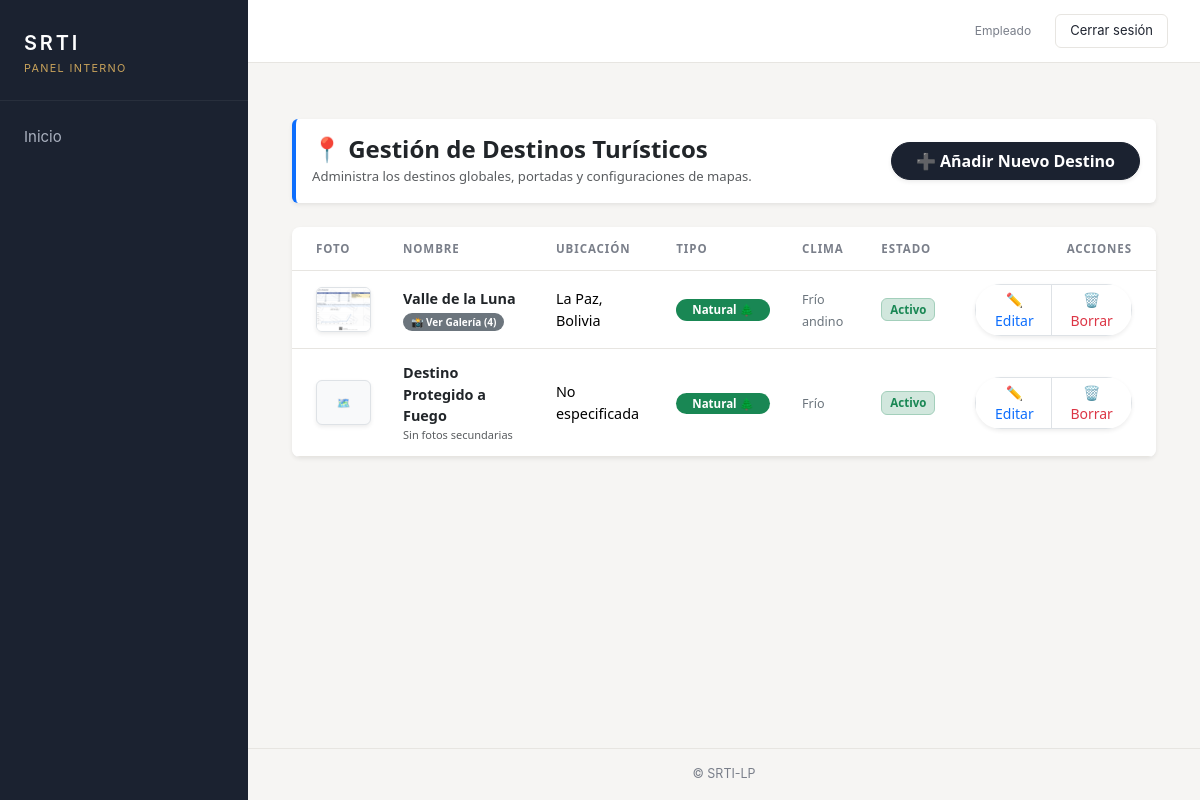
Page /gestion/destinos/ on the committed database.
### apps/inventory/models.py (models this page shows, shortened)
class Destino(models.Model):
    TIPO_CHOICES = [
        ('urbano', 'Urbano 🏙️'),
        ('natural', 'Natural 🌲'),
        ('cultural', 'Cultural 🏛️'),
        ('gastronomico', 'Gastronómico 🍲'),
    ]
    nombre = models.CharField(max_length=200, verbose_name="Nombre del Destino")
    descripcion = models.TextField(verbose_name="Descripción detallada")
    ubicacion = models.CharField(max_length=250, blank=True, null=True, verbose_name="Ubicación General")
    latitud = models.FloatField(verbose_name="Latitud", blank=True, null=True)
    longitud = models.FloatField(verbose_name="Longitud", blank=True, null=True)
    tipo = models.CharField(max_length=20, choices=TIPO_CHOICES, default='natural', verbose_name="Tipo de Destino")
    clima = models.CharField(max_length=100, verbose_name="Clima Predominante")
    esta_activo = models.BooleanField(default=True, verbose_name="Estado Activo")
    fecha_creacion = models.DateTimeField(auto_now_add=True)
    class Meta:
        verbose_name = "Destino Turístico"
        verbose_name_plural = "Destinos Turísticos"
        ordering = ['-fecha_creacion']

class ImagenDestino(models.Model):
    destino = models.ForeignKey(
        Destino,
        on_delete=models.CASCADE,
        related_name='imagenes_galeria', # 👈 ¡Perfecto para el HTML que armamos!
        verbose_name="Destino Asociado"
    )
    imagen = models.ImageField(
        upload_to='destinos_galeria/',
        verbose_name="Foto de la Galería"
    )
    fecha_subida = models.DateTimeField(auto_now_add=True)
    class Meta:
        verbose_name = "Imagen de Destino"
        verbose_name_plural = "Imágenes de Destinos"
        ordering = ['-fecha_subida']

### apps/gestion/views.py (the view)
# urls.py: path('destinos/', views.DestinoListView.as_view(), name='destino_list'),
class DestinoListView(ListView):
    model = Destino
    template_name = 'gestion/ventas/destino_lista.html'
    context_object_name = 'destinos'

### apps/gestion/templates/gestion/ventas/destino_lista.html (shortened to what this page needs)
{% extends 'base_dashboard.html' %}
{% load static %}
{% block content %}
<div class="container mt-4" style="font-family: 'Segoe UI', system-ui, sans-serif;">
    <div class="d-flex justify-content-between align-items-center mb-4 p-3 bg-white rounded shadow-sm border-start border-primary border-4">
        <div>
            <h2 class="h4 mb-1 text-dark fw-bold">📍 Gestión de Destinos Turísticos</h2>
            <p class="text-muted small mb-0">Administra los destinos globales, portadas y configuraciones de mapas.</p>
        </div>
        <a href="{% url 'gestion:destino_create' %}" class="btn btn-primary px-4 fw-bold rounded-pill shadow-sm">
            ➕ Añadir Nuevo Destino
        </a>
    </div>
    <div class="card shadow-sm border-0 rounded-3 overflow-hidden">
        <div class="card-body p-0">
            <table class="table table-hover align-middle mb-0">
                <thead class="table-light text-secondary small uppercase fw-bold">
                    <tr>
                        <th class="ps-4" style="width: 80px;">Foto</th>
                        <th>Nombre</th>
                        <th>Ubicación</th>
                        <th>Tipo</th>
                        <th>Clima</th>
                        <th>Estado</th>
                        <th class="text-end px-4">Acciones</th>
                    </tr>
                </thead>
                <tbody>
                    {% for destino in destinos %}
                    <tr>
                        <td class="ps-4">
                            {% if destino.imagenes_galeria.exists %}
                                <div class="position-relative-hover content-foto" style="width: 55px; height: 45px;">
                                    <img src="{{ destino.imagenes_galeria.all.0.imagen.url }}"
                                         class="rounded shadow-sm border img-fluid w-100 h-100"
                                         style="object-fit: cover;"
                                         alt="Portada">
                                </div>
                            {% else %}
                                <div class="bg-light rounded border border-dashed d-flex align-items-center justify-content-center text-muted shadow-sm" style="width: 55px; height: 45px; font-size: 11px;">
                                    🗺️
                                </div>
                            {% endif %}
                        </td>
                        <td>
                            <strong class="text-dark d-block mb-0">{{ destino.nombre }}</strong>
                            {% if destino.imagenes_galeria.exists %}
                                <button type="button"
                                        class="badge bg-secondary border-0 text-white mt-1 px-2 py-1 rounded-pill"
                                        style="font-size: 10px; cursor: pointer; transition: background 0.2s;"
                                        data-bs-toggle="modal"
                                        data-bs-target="#modalGaleria"
                                        data-nombre="{{ destino.nombre }}"
                                        data-fotos='[{% for img in destino.imagenes_galeria.all %}"{{ img.imagen.url }}"{% if not forloop.last %},{% endif %}{% endfor %}]'
                                        onmouseover="this.className='badge bg-primary border-0 text-white mt-1 px-2 py-1 rounded-pill'"
                                        onmouseout="this.className='badge bg-secondary border-0 text-white mt-1 px-2 py-1 rounded-pill'">
                                    📸 Ver Galería ({{ destino.imagenes_galeria.count }})
                                </button>
                            {% else %}
                                <span class="text-muted d-block" style="font-size: 11px;">Sin fotos secundarias</span>
                            {% endif %}
                        </td>
                        <td>{{ destino.ubicacion|default:"No especificada" }}</td>
                        <td>
                            {% if destino.tipo == 'urbano' %}
                                <span class="badge bg-info text-dark rounded-pill px-3">Urbano 🏙️</span>
                            {% elif destino.tipo == 'natural' %}
                                <span class="badge bg-success rounded-pill px-3">Natural 🌲</span>
                            {% elif destino.tipo == 'cultural' %}
                                <span class="badge bg-warning text-dark rounded-pill px-3">Cultural 🏛️</span>
                            {% elif destino.tipo == 'gastronomico' %}
                                <span class="badge bg-danger rounded-pill px-3">Gastronómico 🍲</span>
                            {% endif %}
                        </td>
                        <td><span class="text-secondary small fw-medium">{{ destino.clima }}</span></td>
                        <td>
                            {% if destino.esta_activo %}
                                <span class="badge bg-success-subtle text-success border border-success-subtle px-2 rounded">Activo</span>
                            {% else %}
                                <span class="badge bg-danger-subtle text-danger border border-danger-subtle px-2 rounded">Inactivo</span>
                            {% endif %}
                        </td>
                        <td class="text-end px-4">
                            <div class="btn-group shadow-sm rounded-pill overflow-hidden">
                                <a href="{% url 'gestion:destino_update' destino.pk %}" class="btn btn-sm btn-white border border-end-0 px-3 text-primary">
                                    ✏️ Editar
                                </a>
                                <a href="{% url 'gestion:destino_delete' destino.pk %}" class="btn btn-sm btn-white border px-3 text-danger">
                                    🗑️ Borrar
                                </a>
                            </div>
                        </td>
                    </tr>
                    {% endfor %}
                </tbody>
            </table>
        </div>
    </div>
</div>
{% endblock %}

### templates/base_dashboard.html (shortened to what this page needs)
{% load static %}
<!DOCTYPE html>
<html lang="es">
<head>
    <link rel="stylesheet" href="{% static 'css/bootstrap.min.css' %}">
    <link rel="stylesheet" href="{% static 'css/leaflet.css' %}">
    <link rel="stylesheet" href="{% static 'css/dashboard.css' %}">
</head>
<body>
{% with p=request.path %}
<aside class="sidebar">
    <div class="sidebar-brand">
        <span class="brand-name">SRTI</span>
        <span class="brand-sub">Panel interno</span>
    </div>
    <nav class="sidebar-nav">
        <a class="nav-item-link" href="#">Inicio</a>
    </nav>
</aside>
{% endwith %}
<div class="main-content">
    <header class="topbar">
        <div class="topbar-user">
            <span class="user-role">
                {% if user.is_superuser %}Administrador{% else %}Empleado{% endif %}
            </span>
        </div>
        <form action="{% url 'authentication:logout' %}" method="post" class="m-0">
            <button type="submit" class="btn-logout">Cerrar sesión</button>
        </form>
    </header>
    <main class="content">
        {% block content %}{% endblock %}
    </main>
    <footer class="footer">&copy; SRTI-LP</footer>
</div>
</body>
</html>

### static/css/dashboard.css (style rules this page uses)
:root { --bg: #f6f5f3; --surface: #ffffff; --border: #e7e5e1; --text: #1f2430; --text-muted: #7a7f8a; --sidebar-bg: #1b2230; --sidebar-text: #aab1bf; --sidebar-hover: #252e40; --accent: #c9a35b; --sidebar-w: 248px; --radius: 8px; }
body { background: var(--bg); color: var(--text); font-family: "Inter", system-ui, -apple-system, "Segoe UI", sans-serif; font-size: 0.9375rem; -webkit-font-smoothing: antialiased; }
.sidebar { position: fixed; inset: 0 auto 0 0; width: var(--sidebar-w); background: var(--sidebar-bg); display: flex; flex-direction: column; overflow-y: auto; z-index: 100; }
.sidebar-brand { padding: 28px 24px 24px; border-bottom: 1px solid rgba(255,255,255,0.06); }
.brand-name { display:block; color:#fff; font-size:1.25rem; font-weight:600; letter-spacing:0.14em; }
.brand-sub { display:block; margin-top:2px; color:var(--accent); font-size:0.68rem; letter-spacing:0.12em; text-transform:uppercase; }
.sidebar-nav { padding: 16px 12px 24px; display:flex; flex-direction:column; }
.nav-item-link { position: relative; display:block; padding:9px 12px; border-radius:6px; color: var(--sidebar-text); text-decoration:none; transition: background 0.15s, color 0.15s; }
.main-content { margin-left: var(--sidebar-w); min-height:100vh; display:flex; flex-direction:column; }
.topbar { display:flex; justify-content:flex-end; align-items:center; gap:24px; padding:14px 32px; background:var(--surface); border-bottom:1px solid var(--border); }
.topbar-user { display:flex; flex-direction:column; text-align:right; line-height:1.25; }
.user-role { color:var(--text-muted); font-size:0.75rem; }
.btn-logout { background:transparent; border:1px solid var(--border); border-radius:6px; padding:6px 14px; color:var(--text); font-size:0.8125rem; transition:border-color 0.15s; }
.content { flex:1; padding:32px; }
.footer { padding:16px; text-align:center; color:var(--text-muted); font-size:0.78rem; border-top:1px solid var(--border); }
.card { border:1px solid var(--border); border-radius:var(--radius); box-shadow:none; }
.table > :not(caption) > * > * { padding: 0.8rem 1rem; }
.table thead th { color:var(--text-muted); font-size:0.72rem; font-weight:600; letter-spacing:0.08em; text-transform:uppercase; border-bottom:1px solid var(--border); background:transparent; }
.table tbody td { border-bottom:1px solid var(--border); font-size:0.9rem; }
.btn-primary { background:var(--sidebar-bg); border-color:var(--sidebar-bg); }
.badge { padding:5px 9px; font-weight:600; font-size:0.72rem; border-radius:4px; }

### rows in the picture
Destino: imagenes_galeria.all.0.imagen (picture), nombre "Valle de la Luna", imagenes_galeria.count "4", ubicacion "La Paz, Bolivia", tipo "Natural 🌲", clima "Frío andino", esta_activo "Activo"
Destino: nombre "Destino Protegido a Fuego", shows "Sin fotos secundarias", ubicacion "No especificada", tipo "Natural 🌲", clima "Frío", esta_activo "Activo"
